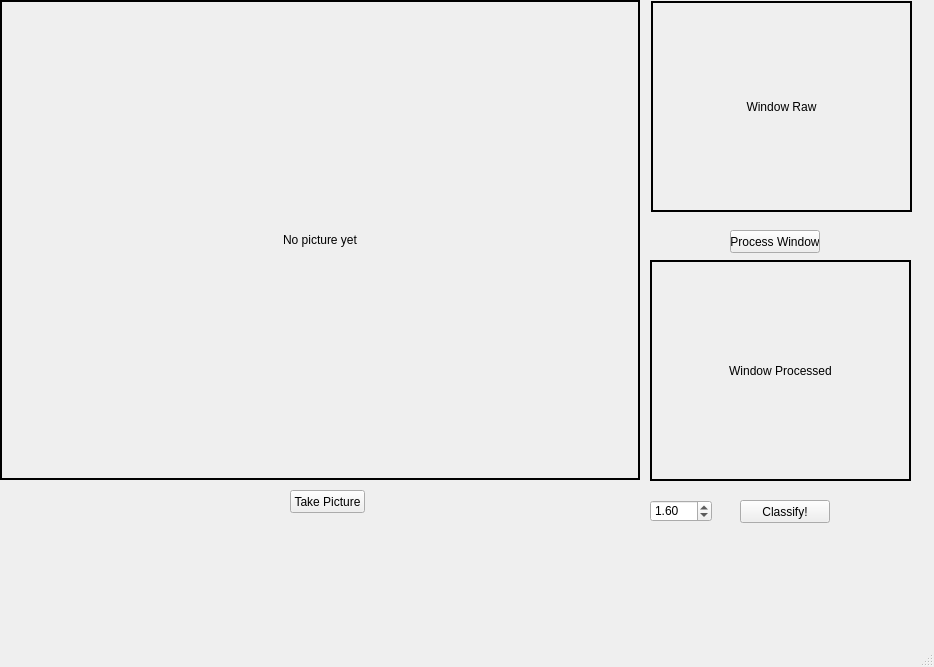
<?xml version="1.0" encoding="UTF-8"?>
<ui version="4.0">
 <class>MainWindow</class>
 <widget class="QMainWindow" name="MainWindow">
  <property name="geometry">
   <rect>
    <x>0</x>
    <y>0</y>
    <width>934</width>
    <height>667</height>
   </rect>
  </property>
  <property name="windowTitle">
   <string>MainWindow</string>
  </property>
  <widget class="QWidget" name="centralwidget">
   <widget class="QLabel" name="mainPicture">
    <property name="geometry">
     <rect>
      <x>0</x>
      <y>0</y>
      <width>640</width>
      <height>480</height>
     </rect>
    </property>
    <property name="mouseTracking">
     <bool>false</bool>
    </property>
    <property name="frameShape">
     <enum>QFrame::Box</enum>
    </property>
    <property name="frameShadow">
     <enum>QFrame::Plain</enum>
    </property>
    <property name="lineWidth">
     <number>2</number>
    </property>
    <property name="text">
     <string>No picture yet</string>
    </property>
    <property name="alignment">
     <set>Qt::AlignCenter</set>
    </property>
   </widget>
   <widget class="QPushButton" name="takePictureButton">
    <property name="geometry">
     <rect>
      <x>290</x>
      <y>490</y>
      <width>75</width>
      <height>23</height>
     </rect>
    </property>
    <property name="text">
     <string>Take Picture</string>
    </property>
   </widget>
   <widget class="QLabel" name="windowRaw">
    <property name="geometry">
     <rect>
      <x>651</x>
      <y>1</y>
      <width>261</width>
      <height>211</height>
     </rect>
    </property>
    <property name="frameShape">
     <enum>QFrame::Panel</enum>
    </property>
    <property name="lineWidth">
     <number>2</number>
    </property>
    <property name="text">
     <string>Window Raw</string>
    </property>
    <property name="alignment">
     <set>Qt::AlignCenter</set>
    </property>
   </widget>
   <widget class="QLabel" name="windowProcessed">
    <property name="geometry">
     <rect>
      <x>650</x>
      <y>260</y>
      <width>261</width>
      <height>221</height>
     </rect>
    </property>
    <property name="frameShape">
     <enum>QFrame::Panel</enum>
    </property>
    <property name="lineWidth">
     <number>2</number>
    </property>
    <property name="text">
     <string>Window Processed</string>
    </property>
    <property name="alignment">
     <set>Qt::AlignCenter</set>
    </property>
   </widget>
   <widget class="QPushButton" name="updateWindowButton">
    <property name="geometry">
     <rect>
      <x>730</x>
      <y>230</y>
      <width>90</width>
      <height>23</height>
     </rect>
    </property>
    <property name="text">
     <string>Process Window</string>
    </property>
   </widget>
   <widget class="QPushButton" name="classifyButton">
    <property name="geometry">
     <rect>
      <x>740</x>
      <y>500</y>
      <width>90</width>
      <height>23</height>
     </rect>
    </property>
    <property name="text">
     <string>Classify!</string>
    </property>
   </widget>
   <widget class="QDoubleSpinBox" name="thresholdMult">
    <property name="geometry">
     <rect>
      <x>650</x>
      <y>500</y>
      <width>62</width>
      <height>22</height>
     </rect>
    </property>
    <property name="value">
     <double>1.600000000000000</double>
    </property>
   </widget>
  </widget>
  <widget class="QMenuBar" name="menubar">
   <property name="geometry">
    <rect>
     <x>0</x>
     <y>0</y>
     <width>934</width>
     <height>21</height>
    </rect>
   </property>
  </widget>
  <widget class="QStatusBar" name="statusbar"/>
 </widget>
 <resources/>
 <connections/>
</ui>
